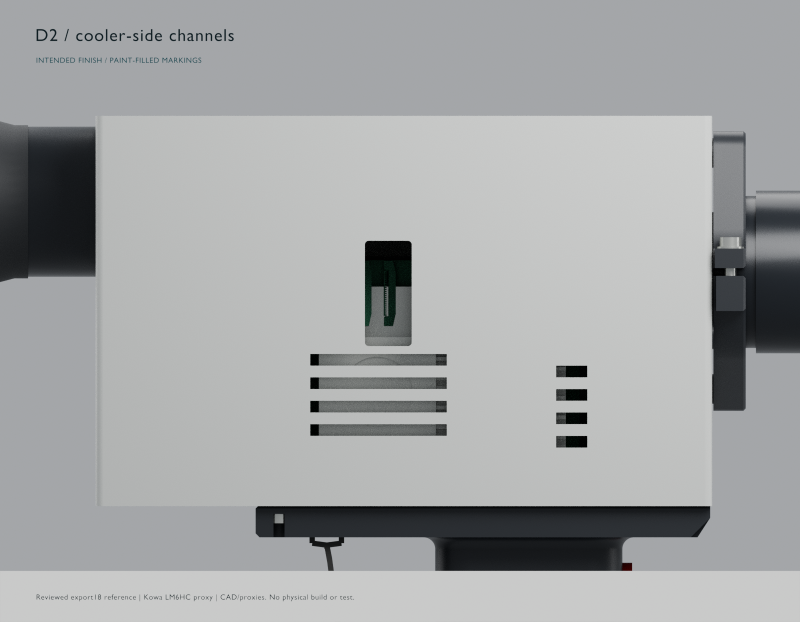
#> input picture cad/gs8-d2-v1/candidate-vertical/vent-study/reviewed-export18-renders/vent_side.png, 1600 x 1244 px (shown at 1/2 size)
$ python make_vent_comparison.py
#> lines starting #> are read from the running program, lines starting #| are printed output that depends on the picture
### cad/gs8-d2-v1/candidate-vertical/cv_io.py
# SPDX-License-Identifier: MIT
"""Platform-neutral text and path I/O for the candidate-vertical scripts (review VN-02/VN-03, fix FP-02).

Every candidate script reads and writes text through these helpers, so a result does not depend on the
platform it was produced on:

- text is decoded and encoded as UTF-8, never the locale code page (cp1252 on this Windows machine);
- text is written with LF line endings, never CRLF (Path.write_text without newline= writes CRLF on Windows);
- every recorded relative path and every manifest key uses '/' separators (str(Path) gives '\\' on Windows).

On POSIX these helpers produce exactly the bytes and strings the bare calls produced, so outputs made on
Linux before FP-02 stay comparable. tests/test_cross_platform_io.py lints every live candidate script so
that no bare text I/O or OS-separator path recording comes back.

Notes
- The module is called cv_io, not _io as the fix plan suggested: `_io` is CPython's built-in I/O module,
  so `import _io` would always load the built-in, never a file of that name.
- ../run_locked.py does not set PYTHONUTF8=1: it is an r7 hash-bound source (r7 audit FONT_SOURCES and the
  candidate manifests bind its bytes), so editing it would break the r7 final-release audit. The candidate
  batch runners pass child_env() (PYTHONUTF8=1) to the Python children they start instead.
- render_review.py runs inside Blender's bundled Python, where this folder is not on sys.path; it passes
  encoding='utf-8' and newline='\\n' explicitly instead of importing this module.
"""
import os
from pathlib import Path, PurePath

ENCODING = 'utf-8'
NEWLINE = '\n'
_WRITE_MODES = set('wax+')


def read_text(path):
    """Text of `path`, decoded as UTF-8 (universal newlines, like Path.read_text)."""
    return Path(path).read_text(encoding=ENCODING)


def write_text(path, text):
    """Write `text` to `path` as UTF-8 with LF line endings; return the number of characters written."""
    return Path(path).write_text(text, encoding=ENCODING, newline=NEWLINE)


# [11 lines left out: function open_text, not called in this run]


def posix(path):
    """A relative path as a '/'-separated string on every platform (for keys and recorded paths)."""
    return PurePath(os.fspath(path)).as_posix()


def rel_posix(path, base):
    """Path(path).relative_to(base) as a '/'-separated string, e.g. 'step/pi5.step'.

    Raises ValueError when `path` is not inside `base`, exactly like Path.relative_to.
    """
    return Path(path).relative_to(base).as_posix()


def relpath_posix(path, start):
    """os.path.relpath(path, start) as a '/'-separated string; it may climb, e.g. '../gs8-pxl-v3/x.txt'."""
    return PurePath(os.path.relpath(path, start)).as_posix()


# [6 lines left out: function child_env, not called in this run]

### cad/gs8-d2-v1/candidate-vertical/make_vent_comparison.py
"""Compose unretouched CAD renders into a labeled engineering comparison."""
from cv_io import rel_posix, write_text
from pathlib import Path
from PIL import Image,ImageDraw,ImageFont
import json,hashlib
P=Path(__file__).resolve().parent;D=P/'out/compact-kowa_lm6hc';out=P/'vent-study';font=P.parent/'fonts/DejaVuSans.ttf';bold=P.parent/'fonts/DejaVuSans-Bold.ttf'
cols=[('Reviewed vertical checkpoint','56 mm body / 831 g estimate',out/'reviewed-export18-renders'),('Visible angled trial / not selected','59 mm body / 871 g estimate',out/'angled-channel-trial/renders'),('Selected exterior plenum','63.6 mm body / 864 g estimate',D/'renders')]
w=2400;canvas=Image.new('RGB',(w,1490),'#f4f3ef');draw=ImageDraw.Draw(canvas)
#> after `canvas = Image.new('RGB', (w, 1490), '#f4f3ef')`:
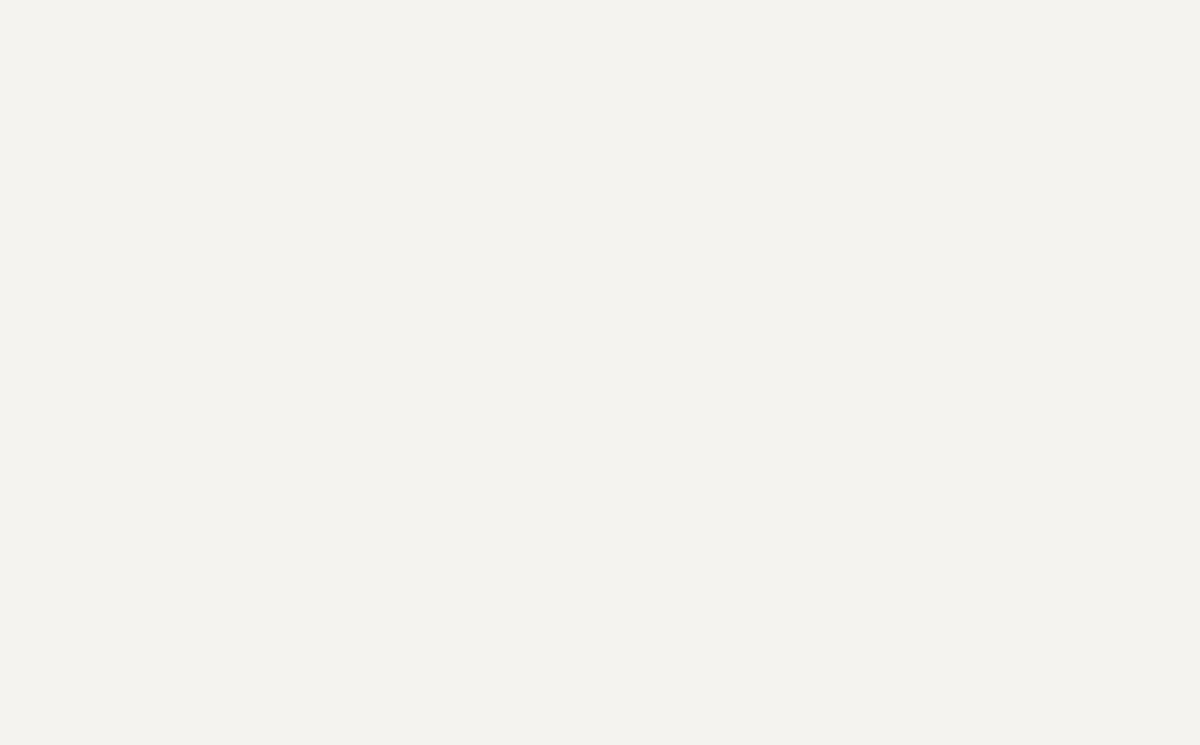
#> canvas: PIL image 2400x1490 RGB (shown at 1/2 size); mean R, G, B 244, 243, 239
def txt(x,y,s,size=24,heavy=False,color='#243437'):draw.text((x,y),s,font=ImageFont.truetype(str(bold if heavy else font),size),fill=color)
txt(34,22,'Concealed ventilation / actual CAD comparison',38,True)
txt(34,72,'Nine production printed parts. Geometry only; cooling, printing and full service remain unqualified.',24)
receipts=[]
for col,(title,sub,folder) in enumerate(cols):
 x=col*800;txt(x+24,122,title,25,True);txt(x+24,157,sub,22)
 for row,view in enumerate(['vent_side','vent_front']):
  f=folder/(view+'.png');im=Image.open(f).convert('RGB');im.thumbnail((780,607),Image.Resampling.LANCZOS);canvas.paste(im,(x+(800-im.width)//2,195+row*610));receipts.append(dict(file=rel_posix(f,P),sha256=hashlib.sha256(f.read_bytes()).hexdigest()))
#> after `im.thumbnail((780, 607), Image.Resampling.LANCZOS)`:
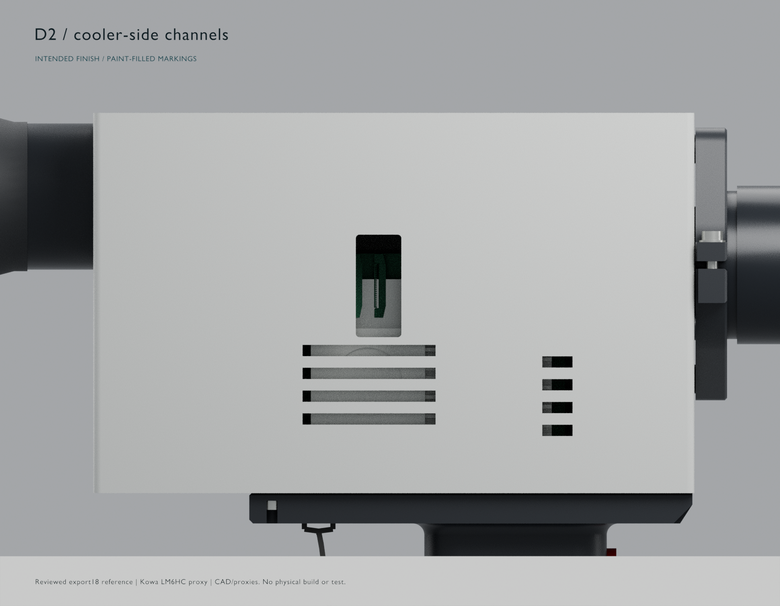
#> im: PIL image 780x606 RGB; mean R, G, B 163.7, 165.6, 166.2
#> after `canvas.paste(im, (x + (800 - im.width) // 2, 195 + row * 610))`:
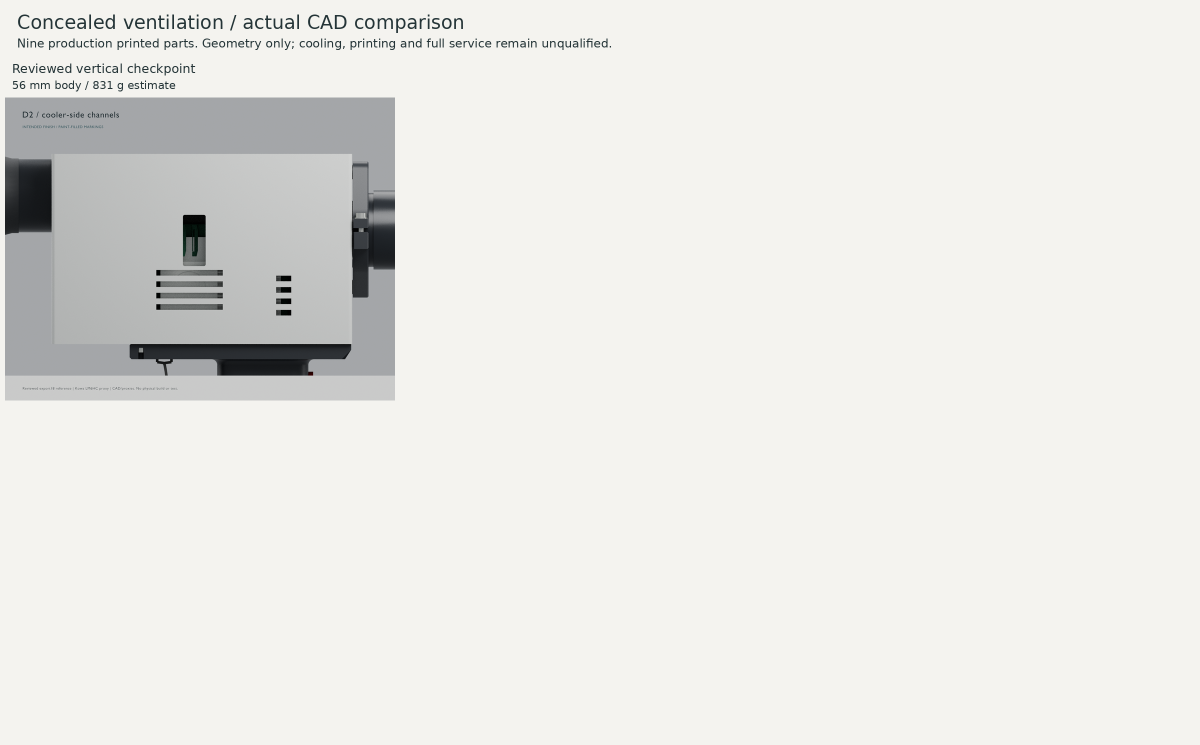
#> canvas: PIL image 2400x1490 RGB (shown at 1/2 size); mean R, G, B 232.5, 231.9, 228.6
txt(34,1428,'Broad-side grille concealed. Front/rear edge openings remain visible; the central side aperture is CSI service access.',23)
f=out/'D2-concealed-vent-comparison.png';canvas.save(f)
#> after `f = out / 'D2-concealed-vent-comparison.png'`:
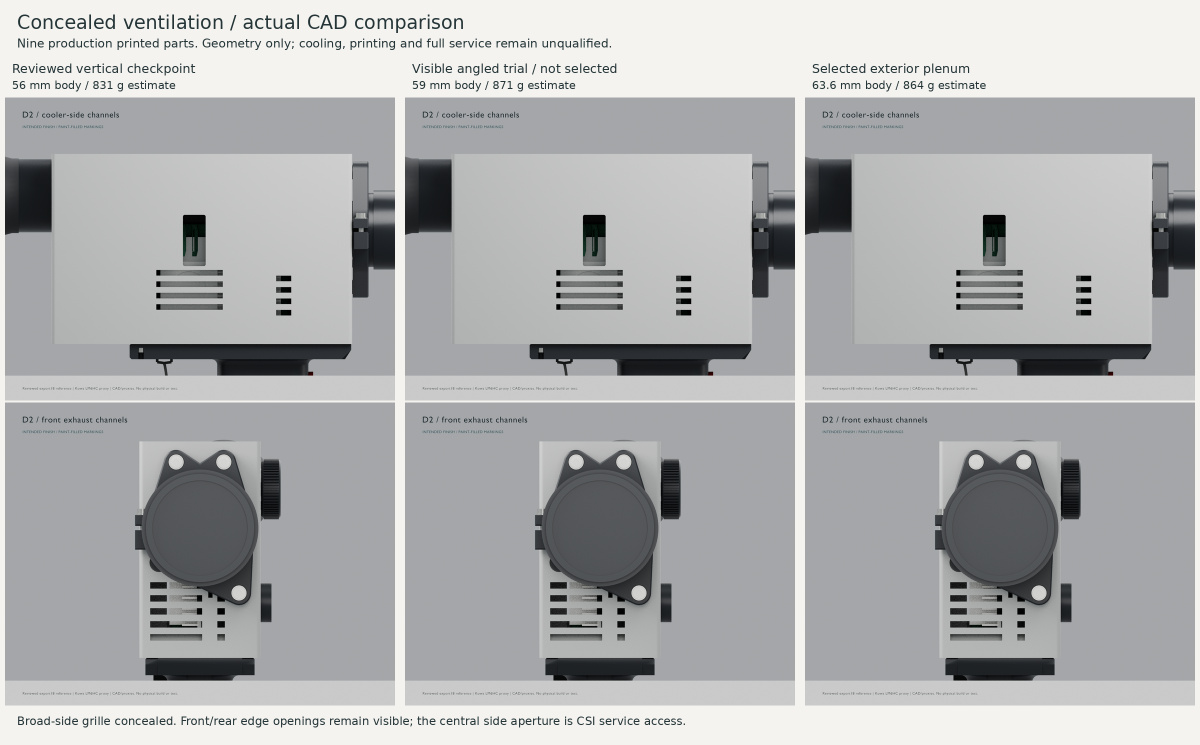
#> saved as D2-concealed-vent-comparison.png: PIL image 2400x1490 RGB (shown at 1/2 size); mean R, G, B 174.3, 175.7, 176
#> (the run stopped early here; a loop or call above may not have finished)
